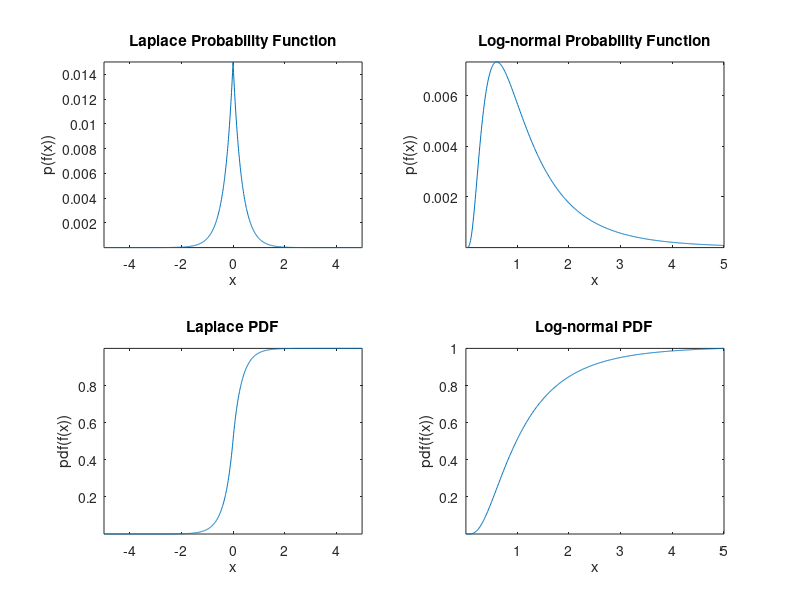

Source code (MATLAB):
% This is the exercise for '2. Laplace and log-normal Distributions'

%% Functions
laplace_func = @(lambda, x) 0.5*lambda*exp(-lambda*abs(x));
log_normal_func = @(center, width, x) exp(-(log(x)-center).^2)./(width*x*sqrt(2*pi));

%% CONSTANTS
LAPLACE_LOWERBOUND = -5;
LAPLACE_HIGHERBOUND = 5;
LAPLACE_INTERVAL = 0.01;
LAPLACE_LAMBDA = 3;

LOG_LOWERBOUND = 0.01; % The interval must be positive and don't contain 0
LOG_HIGHERBOUND = 5; 
LOG_INTERVAL = 0.01;
LOG_CENTER = 0;
LOG_WIDTH = 5;

%% Computing ticks arrays
laplace_ticks = LAPLACE_LOWERBOUND:LAPLACE_INTERVAL:LAPLACE_HIGHERBOUND;
log_ticks = LOG_LOWERBOUND:LOG_INTERVAL:LOG_HIGHERBOUND;

%% Computing functions over ticks
laplace_values = laplace_func(LAPLACE_LAMBDA,laplace_ticks);
log_values = log_normal_func(LOG_CENTER,LOG_WIDTH,log_ticks);

% Normalizing
laplace_values = laplace_values ./ sum(laplace_values);
log_values = log_values ./ sum(log_values);

%% Plotting
figure, clf

% Laplace probability function
subplot(221)
plot(laplace_ticks,laplace_values)
title 'Laplace Probability Function'
ylabel 'p(f(x))'
xlabel 'x'
axis tight

% Log-normal probability function
subplot(222)
plot(log_ticks,log_values)
title 'Log-normal Probability Function'
ylabel 'p(f(x))'
xlabel 'x'
axis tight

% Laplace PDF
subplot(223)
plot(laplace_ticks,cumsum(laplace_values))
title 'Laplace PDF'
ylabel 'pdf(f(x))'
xlabel 'x'
axis tight

% Log-normal probability function
subplot(224)
plot(log_ticks,cumsum(log_values))
title 'Log-normal PDF'
ylabel 'pdf(f(x))'
xlabel 'x'
axis tight
